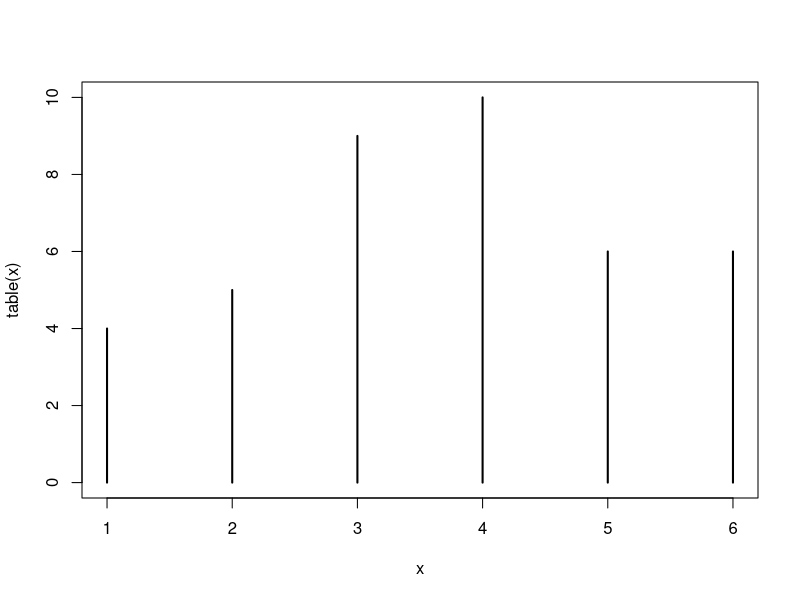
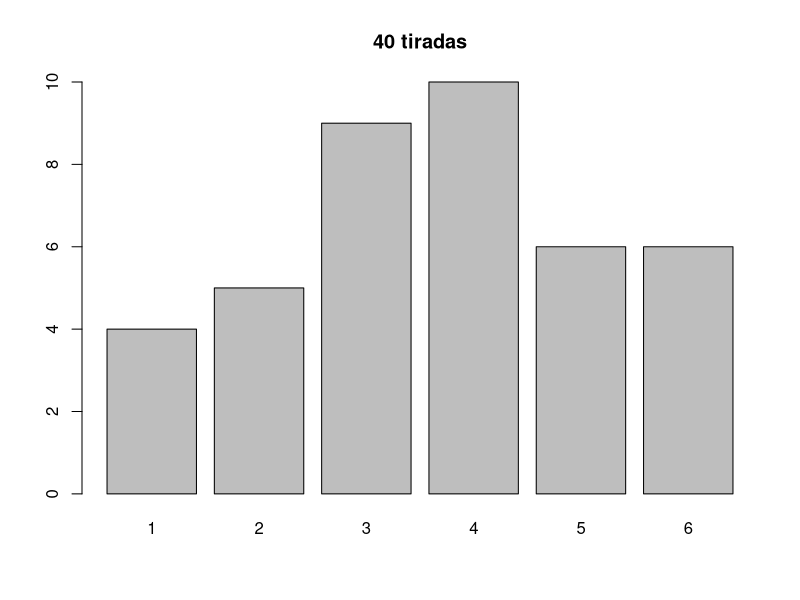
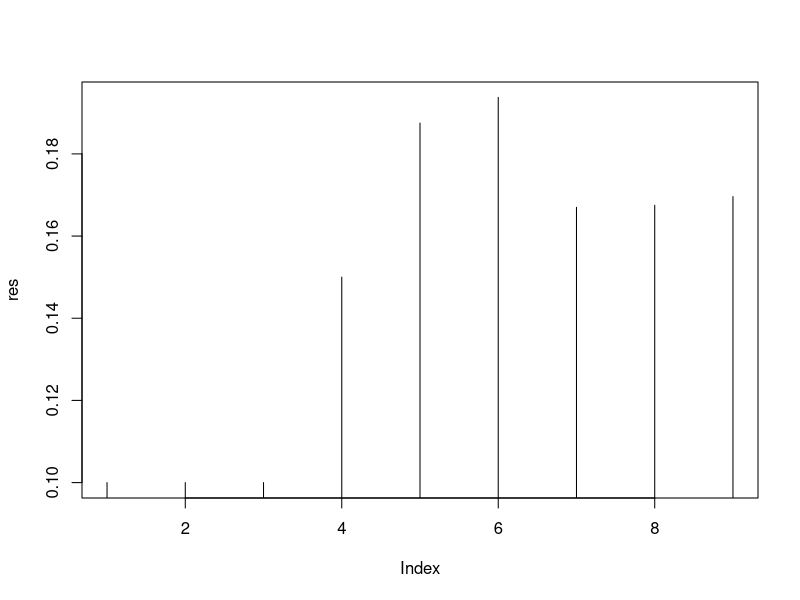
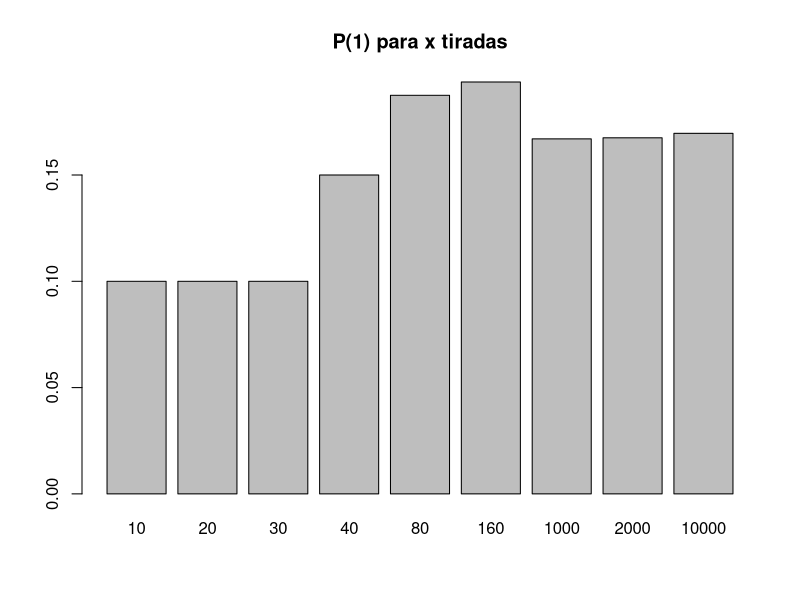
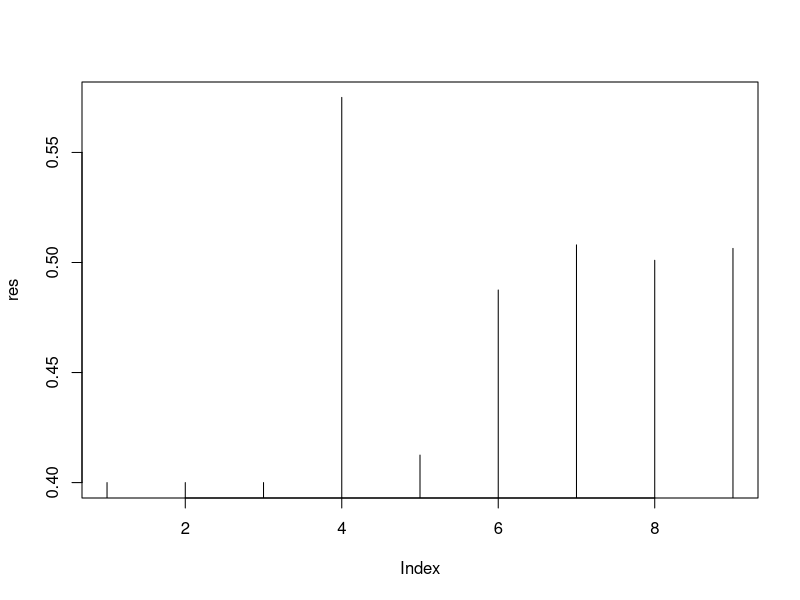
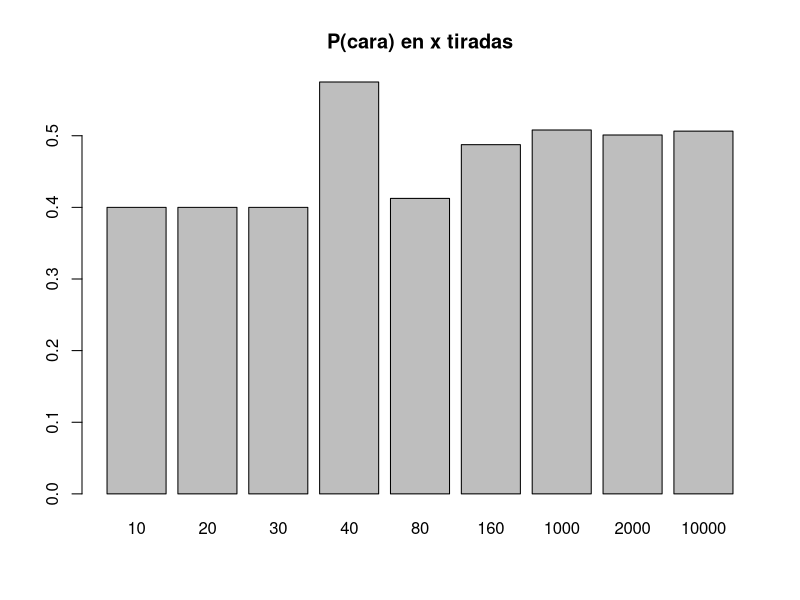
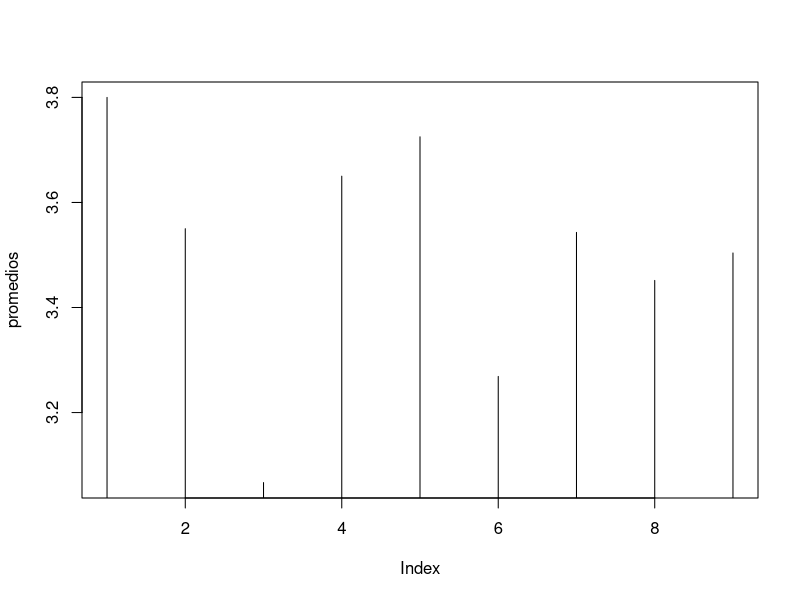
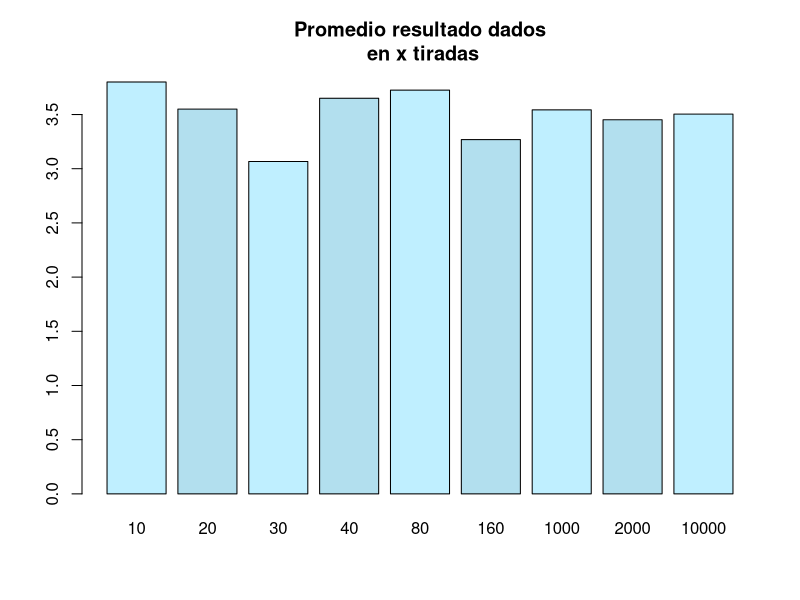

The R source for these figures, in order:
## Test Basico

# Ejercicio 1.2.1

?sample
sample(1:6,20,replace=TRUE,prob=c(1/6,1/6,1/6,1/6,1/6,1/6))

x <- sample(1:6,40,replace=TRUE,prob=c(1/6,1/6,1/6,1/6,1/6,1/6))
x
tx <- table(x)
tx
plot(table(x),type="h")
barplot(tx, main="40 tiradas")

p <- function(x){x/tx[x]}
p(5)

p1 <- function(k){
  x <- sample(1:6,k,replace=TRUE,prob=c(1/6,1/6,1/6,1/6,1/6,1/6))
  tx <- table(x)
  tx[1]/k
}

?vapply
p1(30)
res <- vapply(list(10,20,30,40,80,160,1000,2000,10000),p1,c(1))
names(res) <- c(10,20,30,40,80,160,1000,2000,10000)
plot(res,type="h")
barplot(res, main="P(1) para x tiradas")  

# Ejercicio 1.2.2

sample(c(0,1),20,replace=TRUE,prob=c(0.5,0.5))
k <- 100
moneda_p1 <- function(k){
  x <- sample(c(0,1),k,replace=TRUE,prob=c(0.5,0.5))
  tx <- table(x)
  tx[1]/k
}

moneda_p1(30)
res <- vapply(list(10,20,30,40,80,160,1000,2000,10000),moneda_p1,c(1))
names(res) <- c(10,20,30,40,80,160,1000,2000,10000)
plot(res,type="h")
barplot(res, main="P(cara) en x tiradas")

## Promedio

# Ejercicio 1.2.3
k <- 100
x <- sample(1:6,k,replace=TRUE,prob=c(1/6,1/6,1/6,1/6,1/6,1/6))
x
sum(x)
length(x)
mean(x)

promedio <- function(k){
  x <- sample(1:6,k,replace=TRUE,prob=c(1/6,1/6,1/6,1/6,1/6,1/6))
  mean(x)
}

promedio (10)
promedios <- vapply(list(10,20,30,40,80,160,1000,2000,10000),promedio,c(1))
names(promedios) <- c(10,20,30,40,80,160,1000,2000,10000)
promedios

plot(promedios, type="h")
barplot(promedios, col=c("lightblue1","lightblue2"), main="Promedio resultado dados\n en x tiradas")

# Ejercicio 1.2.6

?sd
k <- 100
x <- sample(1:6,k,replace=TRUE,prob=c(1/6,1/6,1/6,1/6,1/6,1/6))
x
sum(x)
length(x)
mean(x)
sd(x)

desviostd <- function(k){
  x <- sample(1:6,k,replace=TRUE,prob=c(1/6,1/6,1/6,1/6,1/6,1/6))
  sd(x)
}

desvios <- vapply(list(10,20,30,40,80,160,1000,2000,10000),desviostd,c(1))
names(desvios) <- c(10,20,30,40,80,160,1000,2000,10000)
desvios

barplot(desvios, ylim=c(0,2), main="desvio estandar\n para x tiradas")

## Distribuciones

# Ejercicio 1.2.7

k <- 10
x <- sample(1:6,k,replace=TRUE,prob=c(1/6,1/6,1/6,1/6,1/6,1/6))
tx <- table(x)

barplot(tx)

enetiradas <- function(n){
  x <- sample(1:6,n,replace=TRUE,prob=c(1/6,1/6,1/6,1/6,1/6,1/6))
  table(x)
}

par(mfrow=c(2,3))
barplot(enetiradas(10), main="10")
barplot(enetiradas(20), main="20")
barplot(enetiradas(40), main="40")
barplot(enetiradas(80), main="80")
barplot(enetiradas(2000), main="2000")
barplot(enetiradas(10000), main="10000")
par(mfrow=c(1,1))

library(datasets)
data(iris)
length(iris$Petal.Length)
barplot(iris$Petal.Length)
par(mfrow=c(3,1))
barplot(iris$Petal.Length[1:50])
barplot(iris$Petal.Length[51:100])
barplot(iris$Petal.Length[101:150])
par(mfrow=c(1,1))

hist(iris$Petal.Length)
hist(iris[iris$Species=="setosa",]$Petal.Length,breaks=seq(0,3,0.05))
hist(iris$Petal.Length,breaks=seq(0,8,0.7))
hist(iris$Petal.Length,breaks=seq(0,8,0.1))

# ajusto Petal.Length para la Specie Setosa con dnorm
# le paso a dnorm los parametros mean y sd de los datos
mean(iris[iris$Species=="setosa","Petal.Length"])
sd(iris[iris$Species=="setosa","Petal.Length"])
# dnorm(x, mean=1.462, sd=0.173664)
par(mfrow=c(2,1))
hist(iris[iris$Species=="setosa",]$Petal.Length,breaks=seq(0.5,2.5,0.05), main="setosa Petal.Length\n mean=1.462 sd=0.173664")
plot(function(x) dnorm(x, mean=1.462, sd=0.173664), 0.5, 2.5, main = "dnorm(x, mean=1.462, sd=0.173664)",ylab="")
par(mfrow=c(1,1))

## Inferencia estadistica

sample(c(0,1),10,replace=TRUE,prob=c(0.75,0.25))
# [1] 1 1 0 1 1 1 1 0 0 0
# que probabilidad hay de este resultado si la moneda esta equilibrada
dbinom(6,10,0.5)
dbinom(4,10,0.5)

#  [1] 1 0 1 1 0 0 0 0 0 0
dbinom(3,10,0.5)

# [1] 0 0 0 0 0 0 0 0 1 0
dbinom(1,10,0.5)

x <- sample(c(0,1),20,replace=TRUE,prob=c(0.75,0.25))
tx <- table(x)
dbinom(tx[1],20,0.5)

x <- sample(c(0,1),100,replace=TRUE,prob=c(0.75,0.25))
tx <- table(x)
dbinom(tx[1],100,0.5)

# probabilidad de x si H0 en n tiradas
moneda <- function(n){
  x <- sample(c(0,1),n,replace=TRUE,prob=c(0.75,0.25))
  tx <- table(x)
  dbinom(tx[1],n,0.5) * 100
}

# veces que acepto H0 (sindo H1 por def de la funcion) con 95% de nivel de confianza
# en 20 rondas de 10 tiradas
res <- vapply(rep(10,20),moneda,c(1))
length(res[which(res > 5)])
# en 20 rondas de 20 tiradas
res <- vapply(rep(20,20),moneda,c(1))
length(res[which(res > 5)])
# en 20 rondas de 100 tiradas
res <- vapply(rep(100,20),moneda,c(1))
length(res[which(res > 5)])

dbinom(1,1,0.5)
dbinom(2,2,0.5)
dbinom(3,3,0.5)
dbinom(2,3,0.5)
dbinom(1,3,0.5)

# Nos dicen que el 15% de la poblacion mundial tiene sobrepeso.
# queremos saber si en Bs. As es la misma tasa
# Tomamos una muestra aleatoria de 5 habitantes y encontramos 2 con sobrepeso.

# H0 : Bs As tiene la misma tasa mundial, 15%

# probabilidad de q ninguno tenga sobrepeso, siendo H0
dbinom(0,1,0.15)
dbinom(0,2,0.15)
dbinom(0,3,0.15)
dbinom(0,4,0.15)
dbinom(0,5,0.15)
dbinom(0,1,0.15) ^ 5

# P(2 con sobrepeos y 3 sin)
dbinom(2,5,.15)
# P(3 con sobrepeos y 2 sin)
dbinom(3,5,.15)
# P(4 con sobrepeos y 1 sin)
dbinom(4,5,.15)
# P(5 con sobrepeos y 0 sin)
dbinom(5,5,.15)

# Si Bs As tuviera la misma tasa q la mundial, la prob de encontrar 2 con sobre peso en 5 es
# P(2 con sobrepeos y 3 sin)
dbinom(2,5,.15)
# no esta entre 5% sup ni el 5% if, ie. no hay motivo para rechazar H0

#En el siguiente código se grafica el seno y el coseno en el intervalo [-2\pi , 2\pi] 
plot(sin,-2*pi, 2*pi, col="red" , xlab="", ylab="")
par(new=TRUE)
plot(cos, -2*pi, 2*pi, col="blue" , xlab="", ylab="",  axes=FALSE) 
title(main="Gráficas del seno y coseno")
abline(a=0, b=0)

plot(function(x) dbinom(x,100, 0.15),0,100, col="blue",yaxt="n",ylim = c(0, 0.12),ylab="")
axis(4)
text(80,0.02,labels="dnorm",col="blue")
par(new=TRUE)
plot(function(x) pbinom(x,100, 0.15),0,100, col="red",yaxt="n",ylim = c(0, 1.2),ylab="")
axis(2)
text(40,1.1,labels="pnorm",col="red")
